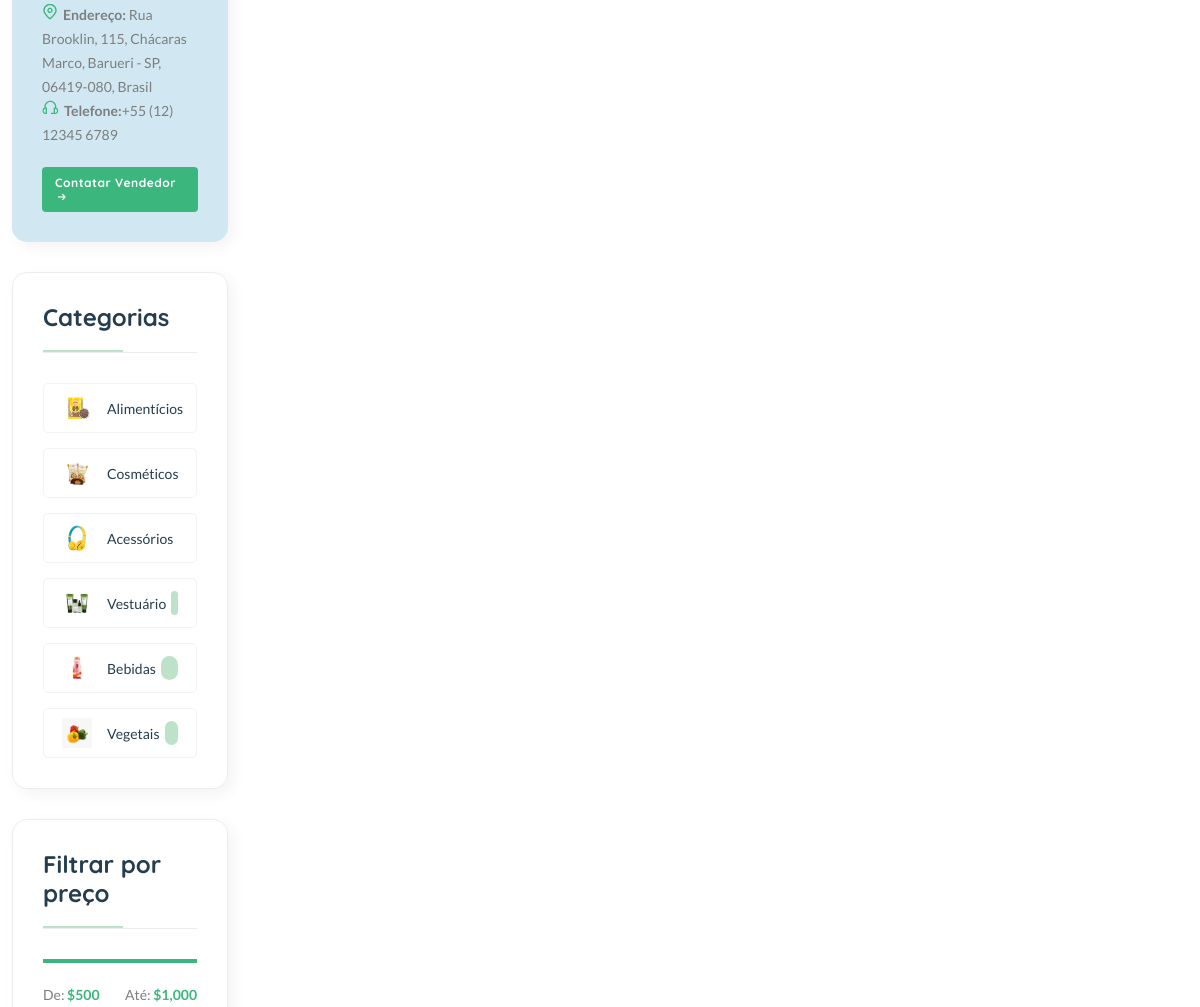
The app's page /vendedor/ven1a1f445 (middle part), older data.
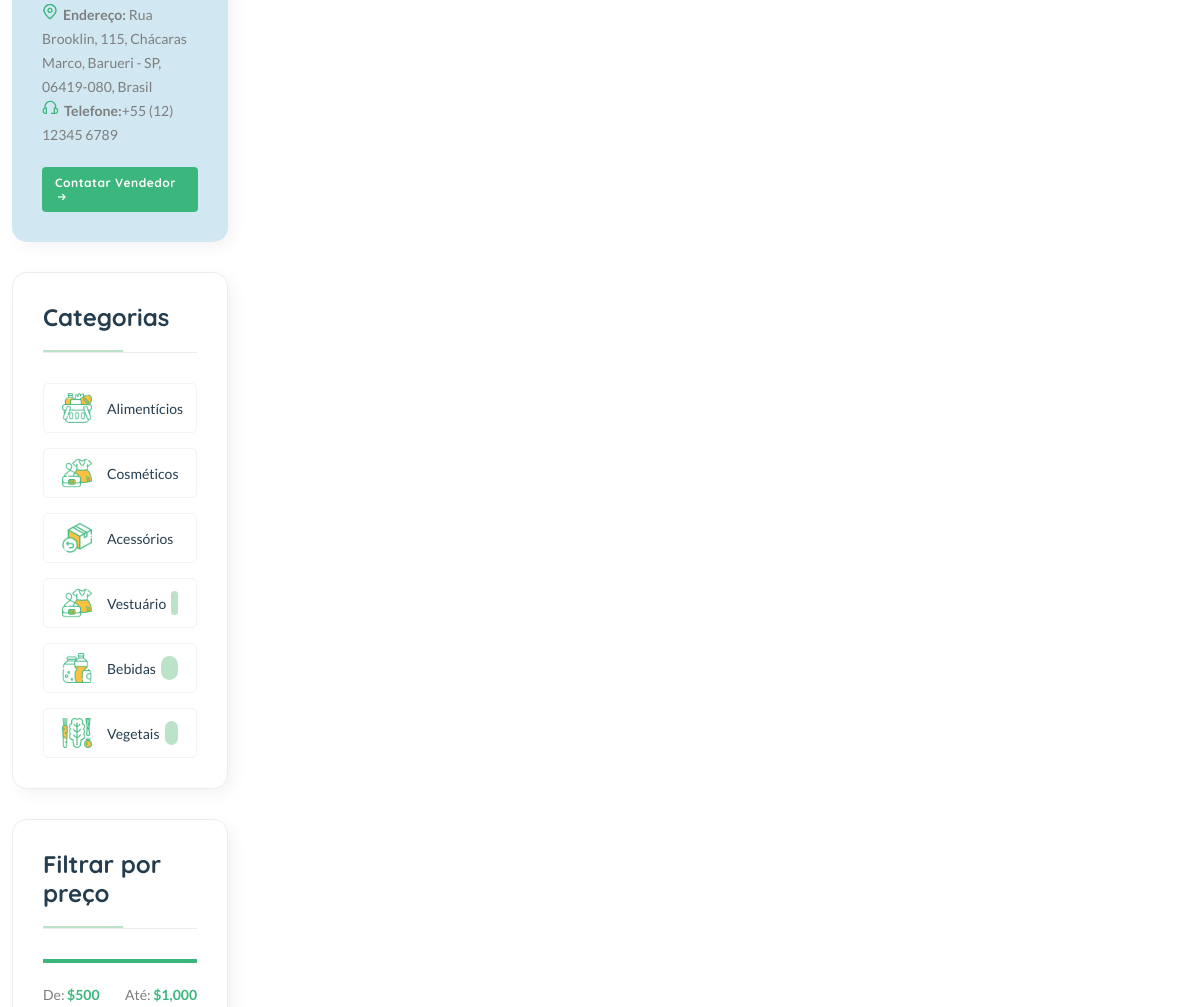
The same page, newer data.
### core/models.py (models this page shows, shortened)
class Categoria(models.Model):
    cid = ShortUUIDField(unique=True, length=10, max_length=10, prefix="cat", alphabet="abcdefgh12345")
    titulo = models.CharField(max_length=100, default="Alimentos")
    imagem = models.ImageField(upload_to="categoria", default="categoria.jpg")
    class Meta:
        verbose_name_plural = "Categorias"

### core/views.py (the view)
# urls.py: path("vendedor/<vid>", descricao_vendedores, name="vendor-detail"), #Página de um vendedor específico selecionado
def descricao_vendedores(request, vid):
    vendedor = get_object_or_404(Vendedor, vid=vid)
    produtos = Produto.objects.filter(vendedor=vendedor, status_produto="published")
    categorias = Categoria.objects.all()
    vendedores = Vendedor.objects.all()
    context = {
        "vendedor": vendedor,
        "produtos": produtos,
        "categorias": categorias,
        "vendedores": vendedores,
    }
    return render(request, "core/vendor-detail.html", context)

### core/context_processor.py (called while the page is built)
def default(request):
    categorias = Categoria.objects.all()
    vendedores = Vendedor.objects.all()
    min_max_preco = Produto.objects.aggregate(Min("preco"), Max("preco"))
    if request.user.is_authenticated:
        try:
            wishlist = Wishlist.objects.filter(user=request.user)
        except Wishlist.DoesNotExist:
            wishlist = 0
    else:
        wishlist = 0
    context = {
        'min_max_preco': min_max_preco,
        'categorias': categorias,
        'vendedores': vendedores,
        'wishlist': wishlist,
    }
    if request.user.is_authenticated:
        try:
            endereco = Endereco.objects.filter(user=request.user.id).first()
            context['endereco'] = endereco
        except Endereco.DoesNotExist:
            context['endereco'] = None
    return context

### core/models.py (called while the page is built)
    def __str__(self):
        return self.titulo

    def obter_porcentagem(self):
        novo_preco = "-" + str(round(((self.preco_antigo - self.preco) / self.preco_antigo) * 100)) + "%"
        return novo_preco

### templates/core/vendor-detail.html (shortened to what this page needs)
{% extends 'partials/base.html' %} {% load static %} {% block content %}
<main class="main">
    <div class="container mb-30">
        <div class="row flex-row-reverse">
            <div class="col-lg-4-5">
            </div>
            <div class="col-lg-1-5 primary-sidebar sticky-sidebar">
                <div class="sidebar-widget widget-store-info mb-30 bg-3 border-0">
                    <div class="vendor-info">
                        <div class="vendor-info">
                            <ul class="font-sm mb-20">
                                <li><img class="mr-5" src="{% static 'assets/imgs/theme/icons/icon-location.svg' %}"
                                        alt="" /><strong>Endereço: </strong> <span>{{ vendedor.endereco }}</span></li>
                                <li><img class="mr-5" src="{% static 'assets/imgs/theme/icons/icon-contact.svg' %}"
                                        alt="" /><strong>Telefone:</strong><span>{{ vendedor.contato }}</span></li>
                            </ul>
                            <a href="vendor-details-1.html" class="btn btn-xs">Contatar Vendedor <i
                                    class="fi-rs-arrow-small-right"></i></a>
                        </div>
                    </div>
                </div>
                <div class="sidebar-widget widget-category-2 mb-30">
                    <h5 class="section-title style-1 mb-30">Categorias</h5>
                    <ul>
                        {% for c in categorias %}
                        <li>
                            <a href="shop-grid-right.html"> <img src="{{ c.imagem.url}}" alt="" />{{ c.titulo }}</a><span class="count">{{ c.categorias.all.count}}</span>
                        </li>
                        {% endfor %}
                    </ul>
                </div>
                <div class="sidebar-widget price_range range mb-30">
                    <h5 class="section-title style-1 mb-30">Filtrar por preço</h5>
                    <div class="price-filter">
                        <div class="price-filter-inner">
                            <div id="slider-range" class="mb-20"></div>
                            <div class="d-flex justify-content-between">
                                <div class="caption">De: <strong id="slider-range-value1" class="text-brand"></strong>
                                </div>
                                <div class="caption">Até: <strong id="slider-range-value2" class="text-brand"></strong>
                                </div>
                            </div>
                        </div>
                    </div>
                </div>
            </div>
        </div>
    </div>
</main>
{% endblock content %}

Row changes from the older to the newer data that the page shows:
changed Categoria "Alimentícios": imagem: a different picture
changed Categoria "Cosméticos": imagem: a different picture
changed Categoria "Acessórios": imagem: a different picture
changed Categoria "Vestuário": imagem: a different picture
changed Categoria "Bebidas": imagem: a different picture
changed Categoria "Vegetais": imagem: a different picture
